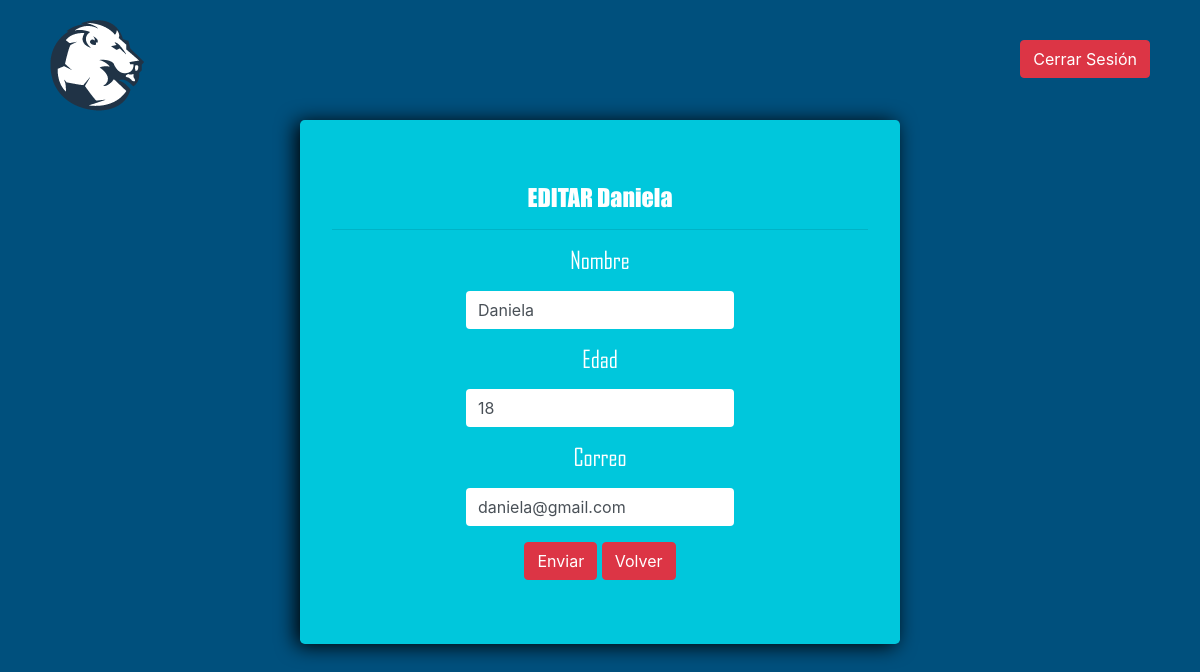
The app's page /editarUser.php?idperson=1 (signed in) with its own data.
### tables this page shows
CREATE TABLE `usuarios` (
  `id` int(11) NOT NULL,
  `nombre` varchar(30) NOT NULL,
  `correo` varchar(30) NOT NULL,
  `edad` int(5) NOT NULL
);

### editarUser.php (the view, shortened to what this page needs)
<?php
$IdUser = $_GET['idperson'];
require "php/conexion.php";
$Sql ="SELECT * FROM 	usuarios WHERE id ='$IdUser'";
$Result = mysqli_query($conect,$Sql);
$Row = mysqli_fetch_array($Result);
?>
<!DOCTYPE html>
<html lang="en">
<head>
	<link rel="stylesheet" href="css/bootstrap.min.css">
	<link rel="stylesheet" href="css/estilos.css">
</head>
<body>
	<div class="ContGeneralEdit">
		<nav class="navUser">
			<div class="logo_esquinaUser">
				<img src="img/Loguito.png">
			</div>
			<div class="CerrarUser">
				<a href="Logout.php" class="btn btn-danger">Cerrar Sesión</a>
			</div>
		</nav>
		<div class="Edit jumbotron">
			<h2 class="TituloLog">EDITAR <?php echo $Row['nombre']?></h2>
			<hr>
			<form action="Update.php" method="post">
				<div class="form-group">
					<p class="Titulo2Log">Nombre</p>
					<input type="text" class="FormInputLog form-control" aria-describedby="emailHelp" placeholder="Nombre" name='Nombre' value="<?php echo $Row['nombre'];?>">
				</div>
				<div class="form-group">
					<p class="Titulo2Log">Edad</p>
					<input type="number" class="FormInputLog form-control" aria-describedby="emailHelp" placeholder="Edad" name='Edad' value="<?php echo $Row['edad'];?>">
				</div>
				<div class="form-group">
					<p class="Titulo2Log">Correo</p>
					<input type="email" class="FormInputLog form-control" aria-describedby="emailHelp" placeholder="Correo" name='Correo' value="<?php echo $Row['correo'];?>">
				</div>
				<button type="submit" class="btn btn-danger">Enviar</button>
				<a class="btn btn-danger" href="usuarios.php">Volver</a>
			</form>
		</div>
	</div>
</body>
</html>

### css/estilos.css (style rules this page uses)
* { margin: 0; padding: 0; border: 0; outline: none; text-decoration: none !important; list-style: none; }
body { overflow: hidden; }
html { scroll-behavior: smooth; }
h2 { font-size: 3em; color: white; font-family: 'impact', sans-serif; }
p { font-family: 'caviar', sans-serif; font-size: 1.3em; line-height: 1.2; color: white; font-weight: 400; text-align: justify; }
.FormInputLog { width: 50%; margin: auto; border: solid 0; box-shadow: none !important; }
.TituloLog { font-family: 'impact', sans-serif; font-size: 1.5em; text-align: center; }
.Titulo2Log { font-family: 'agency',sans-serif; font-size: 1.5em; text-align: center; }
.navUser { height: 15%; position: relative; }
.logo_esquinaUser { position: absolute; top: 20px; left: 50px; }
.CerrarUser { position: absolute; top: 40px; right: 50px; }
.ContGeneralEdit { background: #00507d; width: 100%; height: 100vh; }
.Edit { width: 50%; margin: auto; text-align: center; box-shadow: -4px 2px 20px 0 black; background: #00c7dc; }

### records on screen
usuarios: nombre "Daniela", Nombre "Daniela", Edad "18", Correo "daniela@gmail.com"
